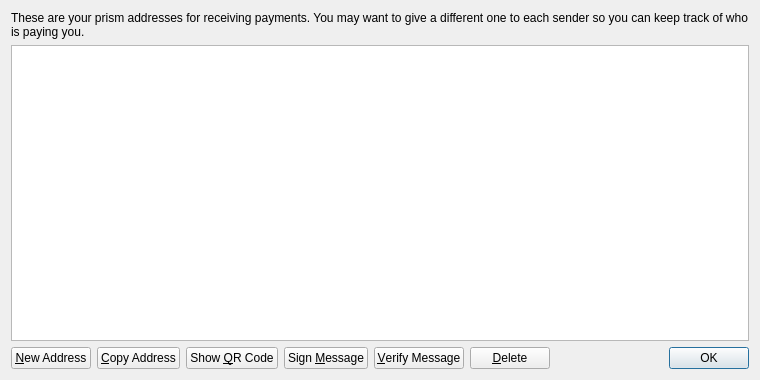
<?xml version="1.0" encoding="UTF-8"?>
<ui version="4.0">
 <class>AddressBookPage</class>
 <widget class="QWidget" name="AddressBookPage">
  <property name="geometry">
   <rect>
    <x>0</x>
    <y>0</y>
    <width>760</width>
    <height>380</height>
   </rect>
  </property>
  <property name="windowTitle">
   <string>Address Book</string>
  </property>
  <layout class="QVBoxLayout" name="verticalLayout">
   <item>
    <widget class="QLabel" name="labelExplanation">
     <property name="text">
      <string>These are your prism addresses for receiving payments. You may want to give a different one to each sender so you can keep track of who is paying you.</string>
     </property>
     <property name="textFormat">
      <enum>Qt::PlainText</enum>
     </property>
     <property name="wordWrap">
      <bool>true</bool>
     </property>
    </widget>
   </item>
   <item>
    <widget class="QTableView" name="tableView">
     <property name="contextMenuPolicy">
      <enum>Qt::CustomContextMenu</enum>
     </property>
     <property name="toolTip">
      <string>Double-click to edit address or label</string>
     </property>
     <property name="tabKeyNavigation">
      <bool>false</bool>
     </property>
     <property name="alternatingRowColors">
      <bool>true</bool>
     </property>
     <property name="selectionMode">
      <enum>QAbstractItemView::SingleSelection</enum>
     </property>
     <property name="selectionBehavior">
      <enum>QAbstractItemView::SelectRows</enum>
     </property>
     <property name="sortingEnabled">
      <bool>true</bool>
     </property>
     <attribute name="verticalHeaderVisible">
      <bool>false</bool>
     </attribute>
    </widget>
   </item>
   <item>
    <layout class="QHBoxLayout" name="horizontalLayout">
     <item>
      <widget class="QPushButton" name="newAddressButton">
       <property name="toolTip">
        <string>Create a new address</string>
       </property>
       <property name="text">
        <string>&amp;New Address</string>
       </property>
       <property name="icon">
        <iconset resource="../bitcoin.qrc">
         <normaloff>:/icons/add</normaloff>:/icons/add</iconset>
       </property>
      </widget>
     </item>
     <item>
      <widget class="QPushButton" name="copyToClipboard">
       <property name="toolTip">
        <string>Copy the currently selected address to the system clipboard</string>
       </property>
       <property name="text">
        <string>&amp;Copy Address</string>
       </property>
       <property name="icon">
        <iconset resource="../bitcoin.qrc">
         <normaloff>:/icons/editcopy</normaloff>:/icons/editcopy</iconset>
       </property>
      </widget>
     </item>
     <item>
      <widget class="QPushButton" name="showQRCode">
       <property name="text">
        <string>Show &amp;QR Code</string>
       </property>
       <property name="icon">
        <iconset resource="../bitcoin.qrc">
         <normaloff>:/icons/qrcode</normaloff>:/icons/qrcode</iconset>
       </property>
      </widget>
     </item>
     <item>
      <widget class="QPushButton" name="signMessage">
       <property name="toolTip">
        <string>Sign a message to prove you own a prism address</string>
       </property>
       <property name="text">
        <string>Sign &amp;Message</string>
       </property>
       <property name="icon">
        <iconset resource="../bitcoin.qrc">
         <normaloff>:/icons/edit</normaloff>:/icons/edit</iconset>
       </property>
      </widget>
     </item>
     <item>
      <widget class="QPushButton" name="verifyMessage">
       <property name="toolTip">
        <string>Verify a message to ensure it was signed with a specified prism address</string>
       </property>
       <property name="text">
        <string>&amp;Verify Message</string>
       </property>
       <property name="icon">
        <iconset resource="../bitcoin.qrc">
         <normaloff>:/icons/transaction_0</normaloff>:/icons/transaction_0</iconset>
       </property>
      </widget>
     </item>
     <item>
      <widget class="QPushButton" name="deleteButton">
       <property name="toolTip">
        <string>Delete the currently selected address from the list</string>
       </property>
       <property name="text">
        <string>&amp;Delete</string>
       </property>
       <property name="icon">
        <iconset resource="../bitcoin.qrc">
         <normaloff>:/icons/remove</normaloff>:/icons/remove</iconset>
       </property>
      </widget>
     </item>
     <item>
      <spacer name="horizontalSpacer">
       <property name="orientation">
        <enum>Qt::Horizontal</enum>
       </property>
       <property name="sizeHint" stdset="0">
        <size>
         <width>40</width>
         <height>20</height>
        </size>
       </property>
      </spacer>
     </item>
     <item>
      <widget class="QDialogButtonBox" name="buttonBox">
       <property name="sizePolicy">
        <sizepolicy hsizetype="Maximum" vsizetype="Fixed">
         <horstretch>0</horstretch>
         <verstretch>0</verstretch>
        </sizepolicy>
       </property>
       <property name="standardButtons">
        <set>QDialogButtonBox::Ok</set>
       </property>
      </widget>
     </item>
    </layout>
   </item>
  </layout>
 </widget>
 <resources>
  <include location="../bitcoin.qrc"/>
 </resources>
 <connections/>
</ui>
